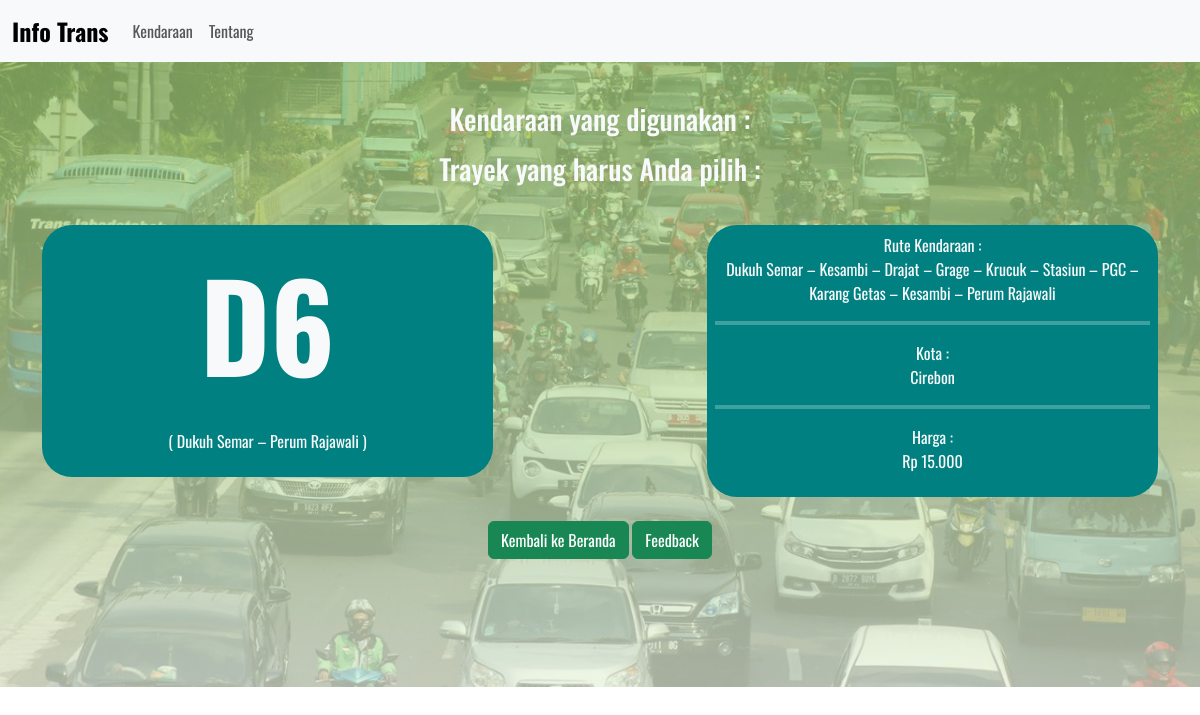
Screenshot of /hasil.php?loktujuan=D6 with the database file from the repository.
### tables this page shows
CREATE TABLE `data_angkot` (
  `no` int(11) NOT NULL,
  `id_angkot` varchar(100) NOT NULL,
  `jurusan` varchar(100) NOT NULL,
  `rute` varchar(400) NOT NULL,
  `kota` text NOT NULL,
  `harga` int(50) NOT NULL
);

### hasil.php (the view, shortened to what this page needs)
<?php include 'koneksi.php';
  $id = $_GET['loktujuan'];
  $result = mysqli_query($koneksi, "SELECT * FROM data_angkot WHERE id_angkot = '$id'");
  $nilai = mysqli_fetch_assoc($result);
?>
<!DOCTYPE html>
<html lang="en" dir="ltr">
  <head>
    <link rel="stylesheet" href="asset/css/bootstrap.css">
  </head>
  <body>
    <nav class="navbar navbar-expand-lg navbar-light bg-light">
      <div class="container-fluid">
        <a class="navbar-brand" href="index.php" style="font-weight:bold;">Info Trans</a>
        <div class="collapse navbar-collapse" id="navbarNav">
          <ul class="navbar-nav">
            <li class="nav-item">
              <a class="nav-link" href="info.php?rute=">Kendaraan</a>
            </li>
            <li class="nav-item">
              <a class="nav-link" href="tentang.html">Tentang</a>
            </li>
          </ul>
        </div>
      </div>
    </nav>
    <div class="jumbotron jumbotron-fluid">
      <div class="container text-center pt-4 text-light">
        <h3 class="m-3">Kendaraan yang digunakan : <?php echo $_GET['kendaraan']; ?></h3>
        <h3 class="m-3">Trayek yang harus Anda pilih : </h3><br>
        <div class="row">
          <div class="col-sm-5">
            <div class="container backgroundhasil mb-4 p-2">
              <p class="idangkot"><?php echo $nilai['id_angkot'] ?></p>
              <p>( <?php echo $nilai['jurusan'] ?> )</p>
            </div>
          </div>
          <div class="col-sm"></div>
          <div class="col-sm-5">
            <div class="container backgroundhasil mb-4 p-2">
              <p>Rute Kendaraan : <br><?php echo $nilai['rute'] ?></p>
              <hr style="border : 2px solid white;">
              <p>Kota : <br><?php echo $nilai['kota'] ?></p>
              <hr style="border : 2px solid white;">
              <p>Harga : <br>Rp <?php echo number_format($nilai['harga'], 0, ',', '.') ?></p>
            </div>
          </div>
        </div>
        <a href="index.php" class="btn btn-success">Kembali ke Beranda</a>
        <a href="feedback.php" class="btn btn-success">Feedback</a><br><br>
      </div>
    </div>
  </body>
</html>

### hasil.php (style rules this page uses)
html { scroll-behavior: smooth; }
* { font-family: oswald; }
.navbar-brand { font-size:1.5rem !important; }
.jumbotron { background-image: url(asset/img/background.jpeg); background-size: cover; height: 720px; }
.backgroundhasil { background: #008080; border-radius: 30px; }
.idangkot { font-size: 120px; font-weight: bold; }
@media (min-width: 992px) { .jumbotron { height: 625px; } }

### rows the page displays
data_angkot: id_angkot "D6", jurusan "Dukuh Semar – Perum Rajawali", rute "Dukuh Semar – Kesambi – Drajat – Grage – Krucuk – Stasiun – PGC – Karang Getas – Kesambi – Perum Rajawali", kota "Cirebon", harga "15.000"
